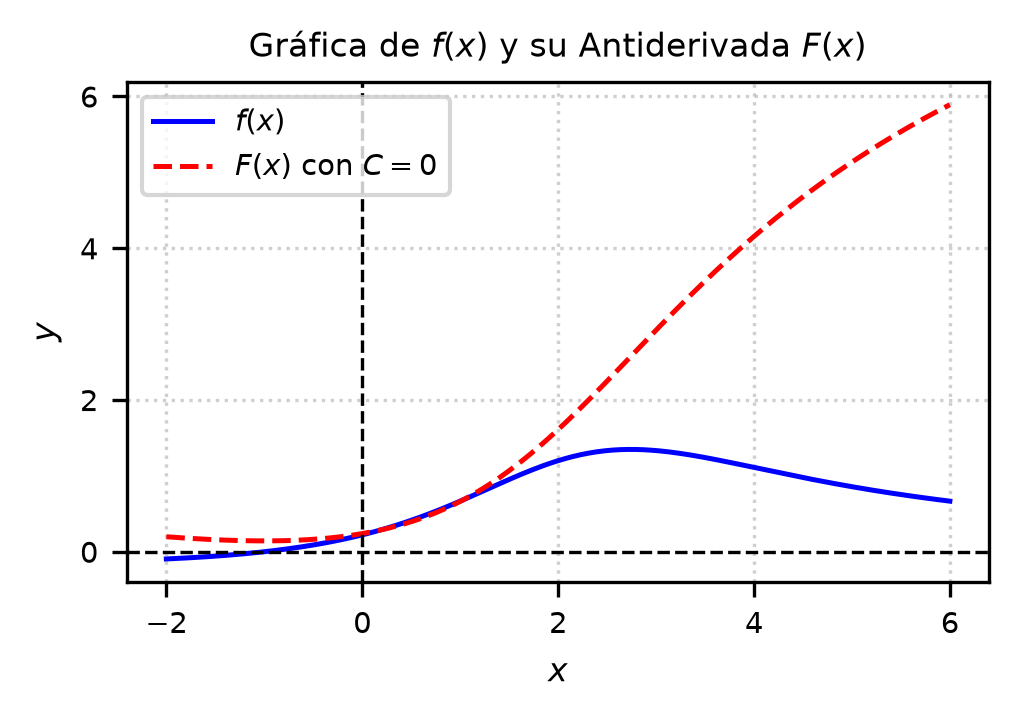

Recreate this plot in Python.
import matplotlib
matplotlib.use('Agg')
import numpy as np
import matplotlib.pyplot as plt

# Definir el rango de valores para x
x = np.linspace(-2, 6, 400)

# Función integrando f(x)
f = (2*x + 2) / (x**2 - 4*x + 9)

# Antiderivada F(x) con C = 0
F = np.log(x**2 - 4*x + 9) + (6 / np.sqrt(5)) * np.arctan((x - 2) / np.sqrt(5))

# Configuración de la gráfica para dos columnas IEEE
plt.figure(figsize=(3.5, 2.5))
plt.plot(x, f, 'b-', label=r'$f(x)$', linewidth=1.2)
plt.plot(x, F, 'r--', label=r'$F(x)$ con $C=0$', linewidth=1.2)

plt.axhline(0, color='black', linewidth=0.8, linestyle='--')
plt.axvline(0, color='black', linewidth=0.8, linestyle='--')
plt.title(r'Gráfica de $f(x)$ y su Antiderivada $F(x)$', fontsize=8)
plt.xlabel(r'$x$', fontsize=8)
plt.ylabel(r'$y$', fontsize=8)
plt.legend(fontsize=7, loc='upper left')
plt.grid(True, linestyle=':', alpha=0.6)
plt.xticks(fontsize=7)
plt.yticks(fontsize=7)

# Ajuste de bordes y diseño
plt.tight_layout()
plt.savefig(r'semana_03/graficas/SEM03_P04_grafica.png', dpi=300, bbox_inches='tight')
plt.close()
